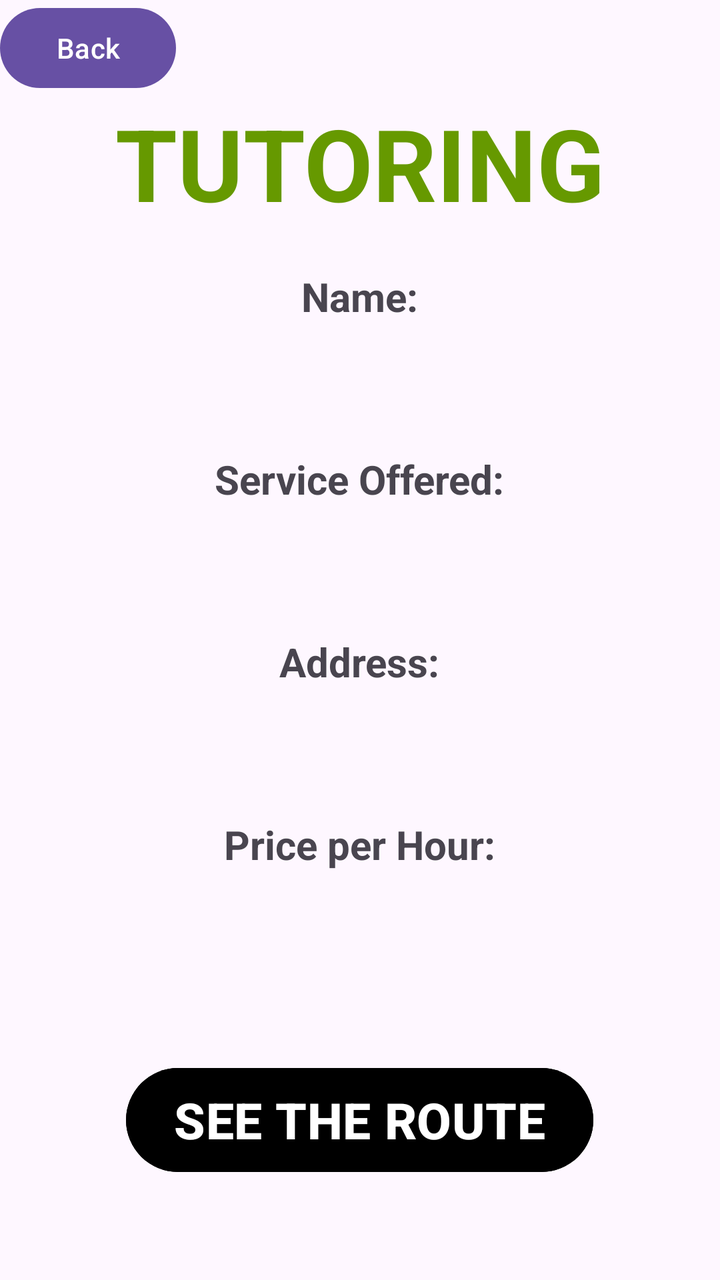
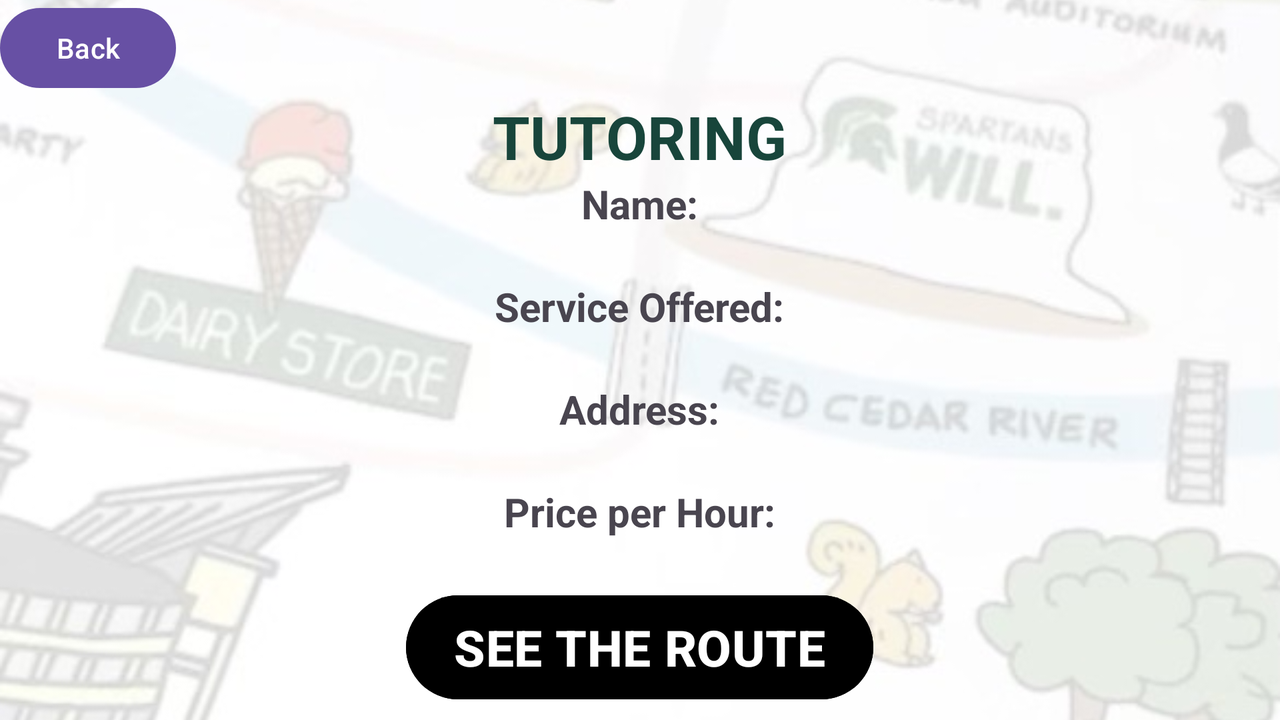

An Android layout and its configuration variant, each rendered on a device that would load it. The default file and the variant file are quoted in full after the pictures.
<!-- AndroidManifest.xml: application theme Theme.CSE476Project -->
<!-- res/layout/activity_tutoring.xml -->
<?xml version="1.0" encoding="utf-8"?>
<RelativeLayout xmlns:android="http://schemas.android.com/apk/res/android"
    xmlns:app="http://schemas.android.com/apk/res-auto"
    xmlns:tools="http://schemas.android.com/tools"
    android:layout_width="match_parent"
    android:layout_height="match_parent"
    tools:context=".Tutoring">

    <Button
        android:id="@+id/TutoringBack"
        android:layout_width="wrap_content"
        android:layout_height="wrap_content"
        android:text="@string/back"
        android:onClick="onBackClick"/>

    <TextView
        android:id="@+id/tutoring"
        android:layout_width="wrap_content"
        android:layout_height="wrap_content"
        android:layout_centerHorizontal="true"
        android:text="@string/tutoring"
        android:textColor="@android:color/holo_green_dark"
        android:textSize="50sp"
        android:textStyle="bold"
        android:layout_below="@id/TutoringBack"/>

    <TextView
        android:id="@+id/TutoringNameLabel"
        android:layout_width="wrap_content"
        android:layout_height="wrap_content"
        android:layout_below="@id/tutoring"
        android:layout_marginTop="20dp"
        android:layout_centerHorizontal="true"
        android:text="@string/Hair_name"
        android:textSize="20sp"
        android:textStyle="bold"/>

    <TextView
        android:id="@+id/TutoringNameTextView"
        android:layout_width="wrap_content"
        android:layout_height="wrap_content"
        android:layout_below="@id/TutoringNameLabel"
        android:layout_marginTop="20dp"
        android:layout_centerHorizontal="true"
        android:textSize="18sp"/>

    <TextView
        android:id="@+id/TutoringServiceOfferedLabel"
        android:layout_width="wrap_content"
        android:layout_height="wrap_content"
        android:layout_below="@id/TutoringNameTextView"
        android:layout_marginTop="20dp"
        android:layout_centerHorizontal="true"
        android:text="@string/Hair_service_offered"
        android:textSize="20sp"
        android:textStyle="bold"/>

    <TextView
        android:id="@+id/TutoringServiceOfferedTextView"
        android:layout_width="wrap_content"
        android:layout_height="wrap_content"
        android:layout_below="@id/TutoringServiceOfferedLabel"
        android:layout_marginTop="20dp"
        android:layout_centerHorizontal="true"
        android:textSize="18sp"/>

    <TextView
        android:id="@+id/TutoringAddressLabel"
        android:layout_width="wrap_content"
        android:layout_height="wrap_content"
        android:layout_below="@id/TutoringServiceOfferedTextView"
        android:layout_marginTop="20dp"
        android:layout_centerHorizontal="true"
        android:text="@string/Hair_address"
        android:textSize="20sp"
        android:textStyle="bold"/>

    <TextView
        android:id="@+id/TutoringAddressTextView"
        android:layout_width="wrap_content"
        android:layout_height="wrap_content"
        android:layout_below="@id/TutoringAddressLabel"
        android:layout_marginTop="20dp"
        android:layout_centerHorizontal="true"
        android:textSize="18sp"/>

    <TextView
        android:id="@+id/TutoringPricePerHourLabel"
        android:layout_width="wrap_content"
        android:layout_height="wrap_content"
        android:layout_below="@id/TutoringAddressTextView"
        android:layout_marginTop="20dp"
        android:layout_centerHorizontal="true"
        android:text="@string/Hair_price_per_hour"
        android:textSize="20sp"
        android:textStyle="bold"/>

    <TextView
        android:id="@+id/TutoringPricePerHourTextView"
        android:layout_width="wrap_content"
        android:layout_height="wrap_content"
        android:layout_below="@id/TutoringPricePerHourLabel"
        android:layout_marginTop="20dp"
        android:layout_centerHorizontal="true"
        android:textSize="18sp"/>

    <Button
        android:id="@+id/TutoringMap"
        android:layout_width="wrap_content"
        android:layout_height="60dp"
        android:layout_below="@id/TutoringPricePerHourTextView"
        android:layout_centerHorizontal="true"
        android:layout_marginTop="50dp"
        android:gravity="center"
        android:text="@string/route"
        android:backgroundTint="@android:color/black"
        android:textColor="@android:color/white"
        android:textStyle="bold"
        android:textSize="25dp"
        android:onClick="startGoogleMaps"/>

</RelativeLayout>
<!-- resources referenced by this layout -->
<resources>
  <string name="Hair_address">Address:</string>
  <string name="Hair_name">Name:</string>
  <string name="Hair_price_per_hour">Price per Hour:</string>
  <string name="Hair_service_offered">Service Offered:</string>
  <string name="back">Back</string>
  <string name="route">SEE THE ROUTE</string>
  <string name="tutoring">TUTORING</string>
  <style name="Theme.CSE476Project" parent="Base.Theme.CSE476Project" />
  <style name="Base.Theme.CSE476Project" parent="Theme.Material3.DayNight.NoActionBar">
          
          
      </style>
</resources>
<!-- res/layout-land/activity_tutoring.xml (the repository's variant of the layout above) -->
<!-- drawn on the phone turned sideways -->
<?xml version="1.0" encoding="utf-8"?>
<RelativeLayout xmlns:android="http://schemas.android.com/apk/res/android"
    xmlns:app="http://schemas.android.com/apk/res-auto"
    xmlns:tools="http://schemas.android.com/tools"
    android:layout_width="match_parent"
    android:layout_height="match_parent"
    tools:context=".Tutoring">

    <ImageView
        android:layout_width="match_parent"
        android:layout_height="match_parent"
        android:src="@drawable/msu"
        android:scaleType="centerCrop" />

    <Button
        android:id="@+id/TutoringBack"
        android:layout_width="wrap_content"
        android:layout_height="wrap_content"
        android:text="@string/back"
        android:onClick="onBackClick"/>

    <TextView
        android:id="@+id/tutoring"
        android:layout_width="wrap_content"
        android:layout_height="wrap_content"
        android:layout_centerHorizontal="true"
        android:text="@string/tutoring"
        android:textColor="#18453B"
        android:textSize="30sp"
        android:textStyle="bold"
        android:layout_below="@id/TutoringBack"/>

    <TextView
        android:id="@+id/TutoringNameLabel"
        android:layout_width="wrap_content"
        android:layout_height="wrap_content"
        android:layout_below="@id/tutoring"
        android:layout_centerHorizontal="true"
        android:text="@string/Hair_name"
        android:textSize="20sp"
        android:textStyle="bold"/>

    <TextView
        android:id="@+id/TutoringNameTextView"
        android:layout_width="wrap_content"
        android:layout_height="wrap_content"
        android:layout_below="@id/TutoringNameLabel"
        android:layout_centerHorizontal="true"
        android:textSize="18sp"/>

    <TextView
        android:id="@+id/TutoringServiceOfferedLabel"
        android:layout_width="wrap_content"
        android:layout_height="wrap_content"
        android:layout_below="@id/TutoringNameTextView"
        android:layout_centerHorizontal="true"
        android:text="@string/Hair_service_offered"
        android:textSize="20sp"
        android:textStyle="bold"/>

    <TextView
        android:id="@+id/TutoringServiceOfferedTextView"
        android:layout_width="wrap_content"
        android:layout_height="wrap_content"
        android:layout_below="@id/TutoringServiceOfferedLabel"
        android:layout_centerHorizontal="true"
        android:textSize="18sp"/>

    <TextView
        android:id="@+id/TutoringAddressLabel"
        android:layout_width="wrap_content"
        android:layout_height="wrap_content"
        android:layout_below="@id/TutoringServiceOfferedTextView"
        android:layout_centerHorizontal="true"
        android:text="@string/Hair_address"
        android:textSize="20sp"
        android:textStyle="bold"/>

    <TextView
        android:id="@+id/TutoringAddressTextView"
        android:layout_width="wrap_content"
        android:layout_height="wrap_content"
        android:layout_below="@id/TutoringAddressLabel"
        android:layout_centerHorizontal="true"
        android:textSize="18sp"/>

    <TextView
        android:id="@+id/TutoringPricePerHourLabel"
        android:layout_width="wrap_content"
        android:layout_height="wrap_content"
        android:layout_below="@id/TutoringAddressTextView"
        android:layout_centerHorizontal="true"
        android:text="@string/Hair_price_per_hour"
        android:textSize="20sp"
        android:textStyle="bold"/>

    <TextView
        android:id="@+id/TutoringPricePerHourTextView"
        android:layout_width="wrap_content"
        android:layout_height="wrap_content"
        android:layout_below="@id/TutoringPricePerHourLabel"
        android:layout_centerHorizontal="true"
        android:textSize="18sp"/>

    <Button
        android:id="@+id/TutoringMap"
        android:layout_width="wrap_content"
        android:layout_height="60dp"
        android:layout_below="@id/TutoringPricePerHourTextView"
        android:layout_centerHorizontal="true"
        android:gravity="center"
        android:text="@string/route"
        android:backgroundTint="@android:color/black"
        android:textColor="@android:color/white"
        android:textStyle="bold"
        android:textSize="25dp"
        android:onClick="startGoogleMaps"/>

</RelativeLayout>
<!-- resources referenced by the variant -->
<!-- as the phone turned sideways resolves them -->
<resources>
  <!-- drawable msu: jpeg bitmap (drawable, 64539 bytes) -->
  <string name="Hair_address">Address:</string>
  <string name="Hair_name">Name:</string>
  <string name="Hair_price_per_hour">Price per Hour:</string>
  <string name="Hair_service_offered">Service Offered:</string>
  <string name="back">Back</string>
  <string name="route">SEE THE ROUTE</string>
  <string name="tutoring">TUTORING</string>
  <style name="Theme.CSE476Project" parent="Base.Theme.CSE476Project" />
  <style name="Base.Theme.CSE476Project" parent="Theme.Material3.DayNight.NoActionBar">
          
          
      </style>
</resources>
